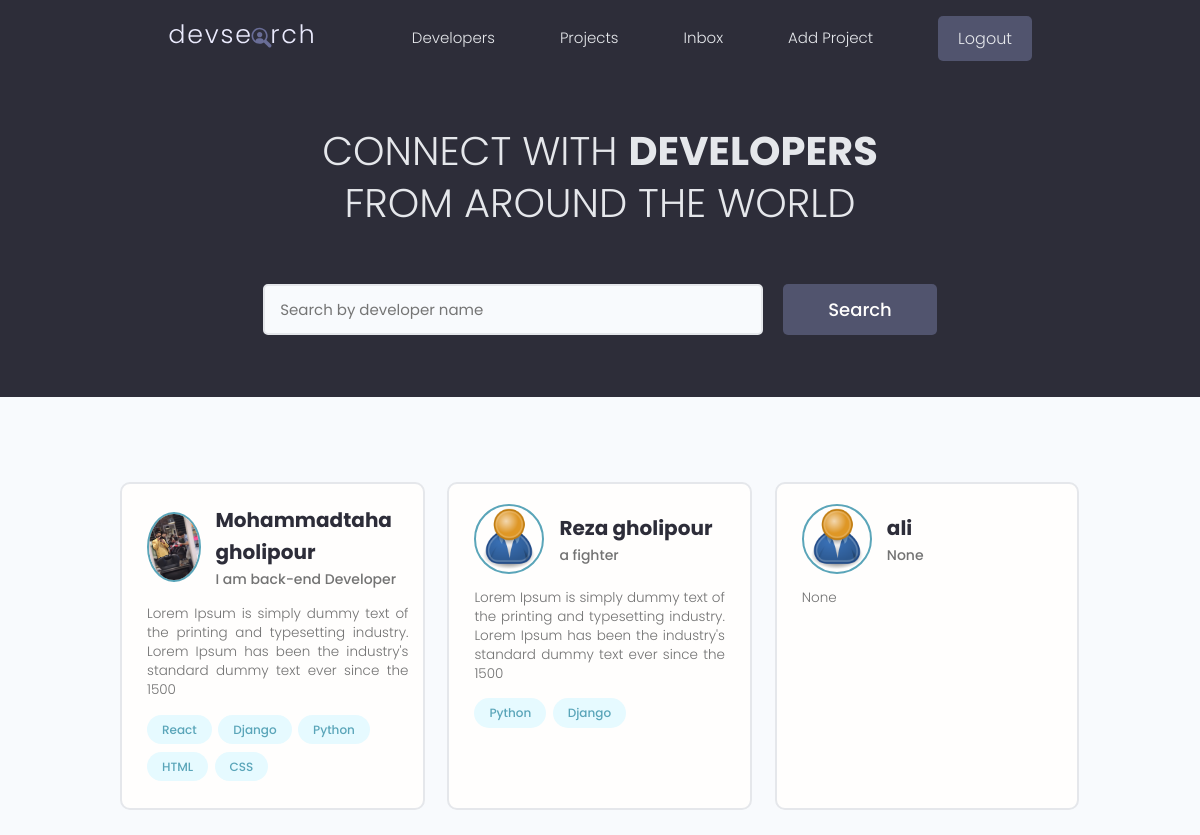
The app's page / (signed in) with its own data.
### users/models.py (models this page shows, shortened)
class Profile(models.Model):
    user = models.OneToOneField(
        User, on_delete=models.CASCADE, null=True, blank=True)
    name = models.CharField(max_length=200, blank=True, null=True)
    email = models.EmailField(max_length=500, blank=True, null=True)
    username = models.CharField(max_length=200, blank=True, null=True)
    location = models.CharField(max_length=200, blank=True, null=True)
    short_intro = models.CharField(max_length=200, blank=True, null=True)
    bio = models.TextField(blank=True, null=True)
    profile_image = models.ImageField(
        null=True, blank=True, upload_to='profiles/', default="profiles/user-default.png")
    social_github = models.CharField(max_length=200, blank=True, null=True)
    social_twitter = models.CharField(max_length=200, blank=True, null=True)
    social_linkedin = models.CharField(max_length=200, blank=True, null=True)
    social_youtube = models.CharField(max_length=200, blank=True, null=True)
    social_website = models.CharField(max_length=200, blank=True, null=True)
    created = models.DateTimeField(auto_now_add=True)
    id = models.UUIDField(default=uuid.uuid4, unique=True,
                          primary_key=True, editable=False)

class Skill(models.Model):
    owner = models.ForeignKey(
        Profile, on_delete=models.CASCADE, null=True, blank=True)
    name = models.CharField(max_length=200, null=True, blank=True)
    description = models.TextField(null=True, blank=True)
    created = models.DateTimeField(auto_now_add=True)
    id = models.UUIDField(default=uuid.uuid4, unique=True,
                          primary_key=True, editable=False)
    def __str__(self):
        return str(self.name)

### users/views.py (the view)
# urls.py: path('', views.profiles, name='profiles'),
def profiles(request):
    profiles = Profile.objects.all()
    context = {'profiles': profiles}
    return render(request, 'users/profiles.html', context)

### users/templates/users/profiles.html (shortened to what this page needs)
{% extends 'main.html' %} {% block content %}
<main class="home">
  <section class="hero-section text-center">
    <div class="container container--narrow">
      <div class="hero-section__box">
        <h2>CONNECT WITH <span>DEVELOPERS</span></h2>
        <h2>FROM AROUND THE WORLD</h2>
      </div>
      <div class="hero-section__search">
        <form class="form" action="#" method="get">
          <div class="form__field">
            <input
              class="input input--text"
              id="formInput#search"
              type="text"
              name="text"
              placeholder="Search by developer name"
            />
          </div>
          <input class="btn btn--sub btn--lg" type="submit" value="Search" />
        </form>
      </div>
    </div>
  </section>
  <section class="devlist">
    <div class="container">
      <div class="grid grid--three">
        {% for profile in profiles %}
        <div class="column card">
          <div class="dev">
            <a href="{% url 'user-profile' profile.id %}" class="card__body">
              <div class="dev__profile">
                <img
                  class="avatar avatar--md"
                  src="{{ profile.profile_image.url }} "
                  alt="image"
                />
                <div class="dev__meta">
                  <h3>{{profile.name}}</h3>
                  <h5>{{profile.short_intro|slice:"60"}}</h5>
                </div>
              </div>
              <p class="dev__info">{{profile.bio|slice:"150"}}</p>
              <div class="dev__skills">
                {% for skill in profile.skill_set.all|slice:"5" %}
                <span class="tag tag--pill tag--main">
                  <small>{{skill}}</small>
                </span>
                {% endfor %}
              </div>
            </a>
          </div>
        </div>
        {% endfor %}
      </div>
    </div>
  </section>
</main>
{% endblock content %}

### static/styles/app.css (style rules this page uses)
:root { --color-sub: #2d2d39; }
.btn--sub { background-color: var(--color-sub-light); }
.card { border: 2px solid var(--color-light); }
img { width: 100%; }
.hero-section { height: 40vh; display: flex; align-items: center; background-color: var(--color-sub); }
.hero-section__box { margin-bottom: 4rem; }
.hero-section__box > h2, .hero-section__box > h2 > span { font-size: 4rem; color: var(--color-light); line-height: 1.3; text-transform: uppercase; }
.hero-section__box > h2 { font-weight: 300; }
.hero-section__box > h2 > span { font-weight: 700; }
.hero-section__search > .form { display: flex; align-items: center; justify-content: center; gap: 2rem; }
.hero-section__search > .form input.input--text { width: 50rem; }
.devlist { margin-top: 8rem; }
.devlist .grid { align-items: stretch; }
.devlist .dev .dev__profile { display: flex; align-items: center; gap: 1.5rem; }
.devlist .dev .dev__meta h3 { color: var(--color-sub); font-size: 2rem; font-weight: 700; }
.devlist .dev .dev__meta h5 { color: var(--color-text); font-size: 1.4rem; font-weight: 500; }
.devlist .dev .dev__info { margin: 1.5rem 0; font-size: 1.35rem; line-height: 1.4; text-align: justify; }

### static/uikit/styles/modules/_variables.css (style rules this page uses)
:root { --color-main: #5aa5b9; --color-main-light: #e6faff; --color-sub: #3f4156; --color-sub-light: #51546e; --color-sub-lighter: #ededfd; --color-text: #737373; --color-gray: #8b8b8b; --color-light: #e5e7eb; --color-light-gray: #767676; --color-bg: #f8fafd; --color-white: #fffefd; --color-white-light: #f3f3f3; --color-success: #359e64; --color-success-bg: #def8e8; --color-error: #fc4b0b; --color-error-bg: #fff2ee; --font-base: 'Poppins', arial, helvetica, 'Segoe UI', roboto, ubuntu, sans-serif; --font-monospace: 'Fira Code', 'Courier New', courier, monospace; --font-regular: 300; --font-medium: 500; --font-bold: 700; --generic-shadow: 1px 1px 5px #00000010; --generic-transition: all 0.3s ease-in-out; }

### static/uikit/styles/modules/_base.css (style rules this page uses)
* { margin: 0; padding: 0; box-sizing: border-box; text-rendering: optimizeLegibility; color: inherit; font-size: inherit; }
html { font-size: 50%; }
@media only screen and (min-width: 480px) { html { font-size: 56.25%; } }
@media only screen and (min-width: 1200px) { html { font-size: 62.5%; } }
body { line-height: 1.6; font-weight: 400; font-size: 1.5rem; color: var(--color-text); background-color: var(--color-bg); min-height: 100vh; }

### static/uikit/styles/modules/_typography.css (style rules this page uses)
* { font-family: var(--font-base); }
h2 { font-size: 3.6rem; font-weight: var(--font-bold); }
h3 { font-size: 3.2rem; font-weight: var(--font-medium); }
h5 { font-size: 2.4rem; font-weight: var(--font-medium); }
h5, h6 { font-weight: var(--font-regular); }
p, span, strong { font-size: 1.6rem; color: var(--color-text); font-weight: var(--font-regular); }
a { padding-bottom: 2px; text-decoration: none; display: inline-block; color: var(--color-main); font-weight: var(--font-medium); }

### static/uikit/styles/modules/_utilities.css (style rules this page uses)
.container { width: 92%; max-width: 165rem; margin: 0 auto; box-sizing: border-box; }
.container--narrow { width: 92%; max-width: 120rem; }
@media screen and (min-width: 1000px) { .container { width: 90%; } }
@media screen and (min-width: 1000px) { .container--narrow { width: 85%; } }
@media screen and (min-width: 1200px) { .container { width: 80%; } }
@media screen and (min-width: 1200px) { .container--narrow { width: 72%; } }
.text-center { text-align: center; }

### static/uikit/styles/modules/_avatar.css (style rules this page uses)
.avatar { border-radius: 50%; border: 2px solid var(--color-main); object-fit: cover; }
.avatar--md { height: 7rem; width: 7rem; }

### static/uikit/styles/modules/_button.css (style rules this page uses)
.btn { display: inline-block; position: relative; cursor: pointer; background-color: var(--color-light); font-weight: var(--font-medium); color: var(--color-sub); text-decoration: none; padding: 1rem 2rem; border-radius: 0.5rem; border: none; width: -webkit-fit-content; width: -moz-fit-content; width: fit-content; height: -webkit-fit-content; height: -moz-fit-content; height: fit-content; font-size: 1.6rem; outline-width: 0; outline-color: transparent; -webkit-backface-visibility: hidden; backface-visibility: hidden; transition: all 0.3s ease-in-out; }
.btn--sub { background-color: var(--color-sub); color: var(--color-white); }
.btn--lg { font-size: 1.8rem; padding: 1.2rem 4.5rem; }

### static/uikit/styles/modules/_card.css (style rules this page uses)
.card { border-radius: 1rem; background-color: var(--color-white); border: 1.5px solid var(--color-light); width: auto; height: auto; margin-top: 0.5rem; margin-bottom: 0.5rem; overflow: hidden; }
.card__body, .card__header { padding: 2rem 2.5rem; }

### records on screen
Profile: profile_image (picture), name "Mohammadtaha gholipour", short_intro "I am back-end Developer", bio "Lorem Ipsum is simply dummy text of the printing and typesetting industry. Lorem Ipsum has been the industry's standard dummy text ever since the 1500"
Skill: name "React"
Skill: name "Django"
Skill: name "Python"
Skill: name "HTML"
Skill: name "CSS"
Profile: profile_image (placeholder picture), name "Reza gholipour", short_intro "a fighter", bio "Lorem Ipsum is simply dummy text of the printing and typesetting industry. Lorem Ipsum has been the industry's standard dummy text ever since the 1500"
Skill: name "Python"
Skill: name "Django"
Profile: profile_image (placeholder picture), name "ali", short_intro "None", bio "None"
